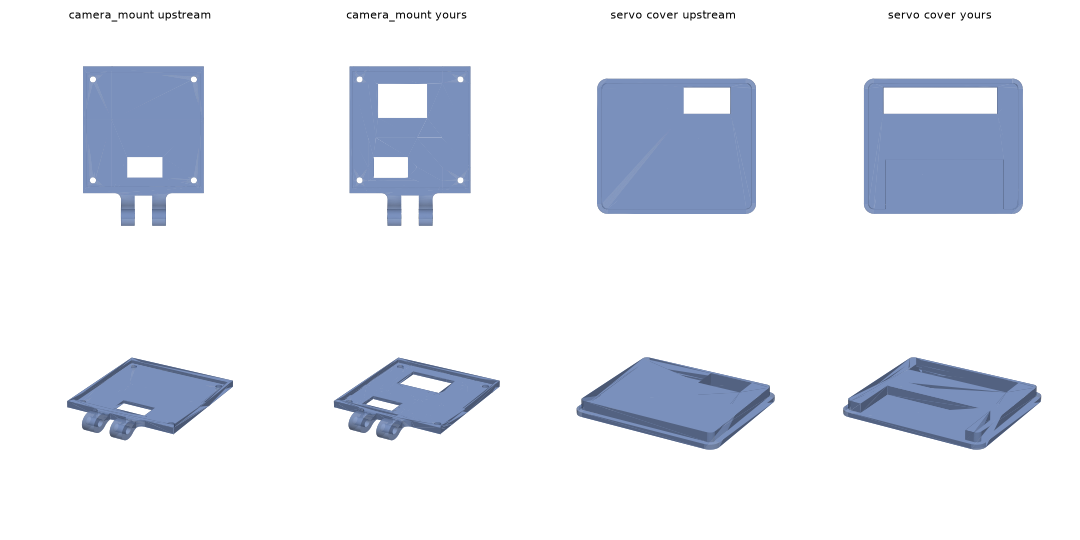
#> input picture hardware/mods/images/camera_mount_servo_cover_vs_upstream.png, 1080 x 540 px
$ python make_fig10_handumi_mods.py
#> lines starting #> are read from the running program, lines starting #| are printed output that depends on the picture
#!/usr/bin/env python3
"""Fig. 10 of the Part I full report (v4.1): our modified HandUMI parts next to upstream.
Built from the renders in hardware/mods/images/. Run from the repo root: python3 report/figures/make_fig10_handumi_mods.py"""
from pathlib import Path
import matplotlib
matplotlib.use("Agg")
import matplotlib.image as mpimg
import matplotlib.pyplot as plt

R = Path(__file__).resolve().parents[2]
a = mpimg.imread(R / "hardware/mods/images/camera_mount_servo_cover_vs_upstream.png")
#> a is the input picture: shape (540, 1080, 4) float32; mean R, G, B, A 0.9, 0.915, 0.945, 1
b = mpimg.imread(R / "hardware/mods/images/controller_support_connector.png")
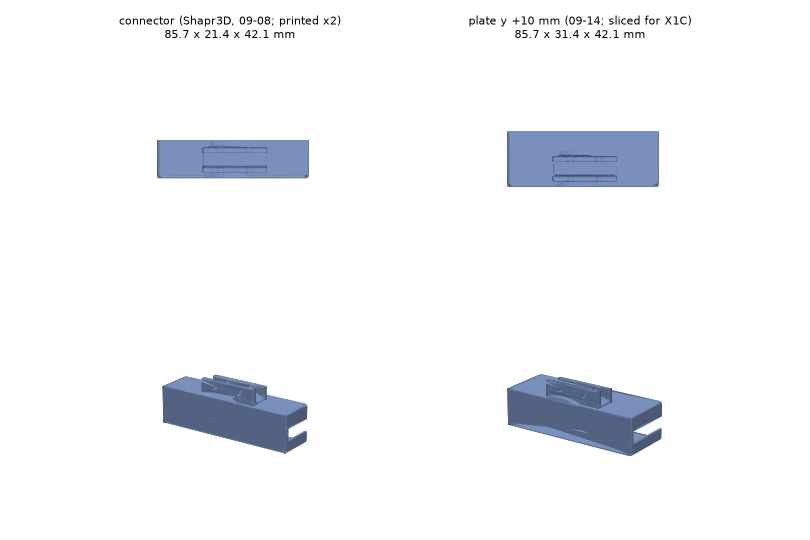
#> input picture hardware/mods/images/controller_support_connector.png, 810 x 540 px
#> b is the input picture: shape (540, 810, 4) float32; mean R, G, B, A 0.955, 0.961, 0.971, 1
H, W = a.shape[:2]
#> H = 540; W = 1080
h2, w2 = b.shape[:2]
#> h2 = 540; w2 = 810
panels = [a[35:H - 60, i * W // 4:(i + 1) * W // 4] for i in range(4)]       # drop the render's own titles
#> panels = 4 items
panels += [b[60:h2 - 40, i * w2 // 2 + 40:(i + 1) * w2 // 2 - 40] for i in range(2)]
#> panels = 6 items
titles = ["(a) camera mount,\nupstream", "(b) camera mount,\nours (2nd window)", "(c) servo cover,\nupstream",
          "(d) servo cover,\nours (wider cable slot)", "(e) controller-support connector,\nours (85.7×21.4×42.1 mm)",
          "(f) connector, plate y +10 mm,\nours (85.7×31.4×42.1 mm)"]
fig, ax = plt.subplots(1, 6, figsize=(14, 3.0), gridspec_kw=dict(width_ratios=[1, 1, 1, 1, 1.2, 1.2]))
for k, (im, t) in enumerate(zip(panels, titles)):
    ax[k].imshow(im)
    ax[k].set_title(t, fontsize=9)
    ax[k].axis("off")
#> this loop made 6 passes
plt.tight_layout(w_pad=0.3)
fig.savefig(Path(__file__).parent / "fig10_handumi_mods.pdf", bbox_inches="tight", dpi=200)
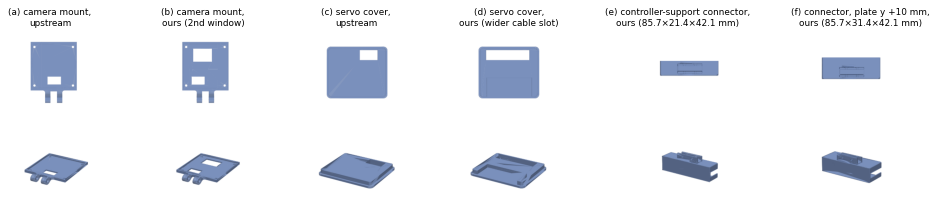
#> figure drawn by matplotlib, 6 panels
